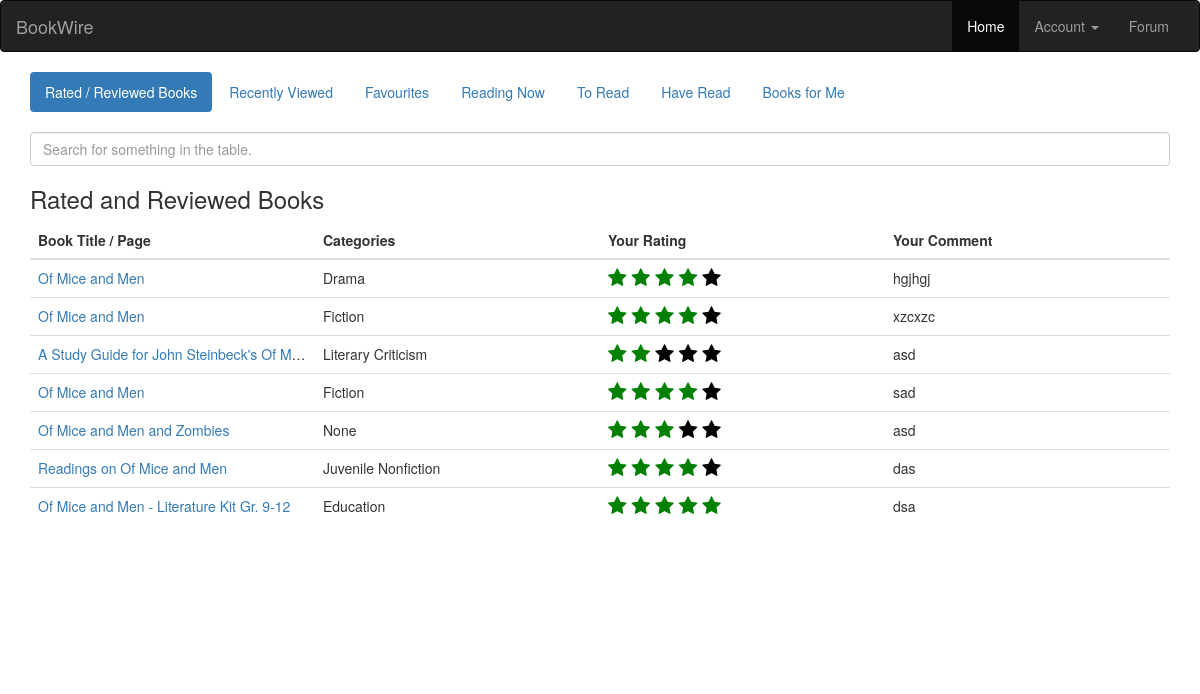
The app's page /usershelf/ (signed in) with its own data.
### book/models.py (models this page shows, shortened)
class Review(models.Model):
	book = models.ForeignKey(Book, on_delete=models.CASCADE)
	user = models.ForeignKey(User, on_delete=models.CASCADE)
	description = models.TextField(max_length=1024)
	rating_value = models.IntegerField()
	created_at = models.DateTimeField()
	likes = models.ManyToManyField(User, related_name='likes')
	dislikes = models.ManyToManyField(User, related_name='dislikes')

class Book(models.Model):
	uid = models.CharField(max_length=64)
	title =  models.CharField(max_length=1024)
	authors = models.CharField(max_length=1024)
	publisher = models.CharField(max_length=1024)
	published_date = models.CharField(max_length=32)
	description = models.CharField(max_length=8192)
	isbn_13 = models.CharField(max_length=32)
	isbn_10 = models.CharField(max_length=32)
	genre = models.CharField(max_length=1024)
	average_rating = models.FloatField()
	ratings_count = models.IntegerField()
	thumbnail = models.CharField(max_length=1024)
	favourites = models.ManyToManyField(User, related_name='favourites')
	readingnow = models.ManyToManyField(User, related_name='readingnow')
	toread = models.ManyToManyField(User, related_name='toread')
	haveread = models.ManyToManyField(User, related_name='haveread')

### book/views.py (the view, shortened to what this page needs)
# urls.py: path('usershelf/', views.usershelf, name='usershelf'),
@login_required
@csrf_exempt
def usershelf(request):
	if 'history' not in request.session:
		request.session['history'] = []
	context = {
		"favourite_book": Book.objects.filter(favourites__id=request.user.pk),
		"have_read_book": Book.objects.filter(haveread__id=request.user.pk),
		"to_read_book": Book.objects.filter(toread__id=request.user.pk),
		"reading_now_book": Book.objects.filter(readingnow__id=request.user.pk),
		"reviewed_book": Review.objects.filter(user=request.user.pk),
		"visited_book": [Book.objects.get(isbn_13=items) for items in request.session['history']]
	}
	return render(request, "usershelf.html", context)

### book/templates/usershelf.html (shortened to what this page needs)
{% extends "account_base.html" %}
{% load staticfiles %}
{% block content %}
<div class="container">
	<ul class="nav nav-pills">
		<li class="active"><a data-toggle="tab" href="#rated">Rated / Reviewed Books</a></li>
		<li><a data-toggle="tab" href="#recently-viewed">Recently Viewed</a></li>
		<li><a data-toggle="tab" href="#favourites">Favourites</a></li>
		<li><a data-toggle="tab" href="#reading-now">Reading Now</a></li>
		<li><a data-toggle="tab" href="#to-read">To Read</a></li>
		<li><a data-toggle="tab" href="#have-read">Have Read</a></li>
		<li><a data-toggle="tab" href="#books-for-me">Books for Me</a></li>
	</ul>
	<br>
	<input id="tablequery" type="text" class="form-control" aria-label="Default" aria-describedby="inputGroup-sizing-default" placeholder="Search for something in the table.">
	<div class="tab-content" style="height: 500px; overflow: auto;">
		<div id="rated" class="tab-pane fade in active">
			<h3>Rated and Reviewed Books</h3>
			<table class="table" id="rated-table" style="table-layout:fixed;">
				<thead>
					<tr>
						<th scope="col">Book Title / Page</th>
						<th scope="col">Categories</th>
						<th scope="col">Your Rating</th>
						<th scope="col">Your Comment</th>
					</tr>
				</thead>
				<tbody id="rated-result">
					{% for review in reviewed_book %}
						<tr id="{{review.book.isbn_13}}">
							<td scope="row" style="white-space: nowrap; overflow: hidden; text-overflow: ellipsis;">
								<a style='cursor: pointer;' href='/bookinstance/{{review.book.isbn_13}}' > {{review.book.title}} </a>
							</td>
							<td>
								{{review.book.genre}}
							</td>
							<td>
							</td>
							<td>
								{{review.description}}
							</td>
						</tr>
					{% endfor %}
				</tbody>
			</table>
		</div>
	</div>
</div>
{% endblock %}

### records on screen
Review: book "Of Mice and Men", book.genre "Drama", description "hgjhgj"
Review: book "Of Mice and Men", book.genre "Fiction", description "xzcxzc"
Review: book "A Study Guide for John Steinbeck's Of M…", book.genre "Literary Criticism", description "asd"
Review: book "Of Mice and Men", book.genre "Fiction", description "sad"
Review: book "Of Mice and Men and Zombies", book.genre "None", description "asd"
Review: book "Readings on Of Mice and Men", book.genre "Juvenile Nonfiction", description "das"
Review: book "Of Mice and Men - Literature Kit Gr. 9-12", book.genre "Education", description "dsa"
